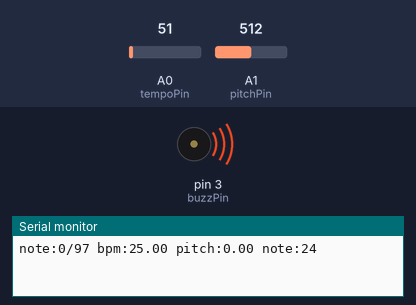
Simulated run of this sketch. Board: Arduino Uno, built with avr-gcc and run on an emulated ATmega328P. Shown: buzzer (waves = sounding), the last lines printed to the serial monitor. The test bench sets the inputs (shaded band); at power-on: A0 (tempoPin) = 51, A1 (pitchPin) = 512.

Above: at 0.1 s.
At 39.52 s:
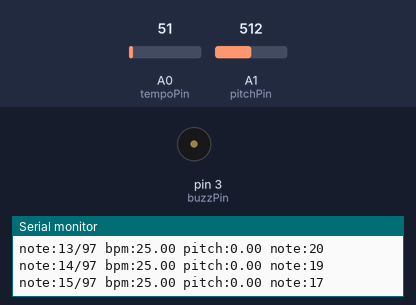
Timing chart, 0 to 40.0 s (numbered marks = the images above):
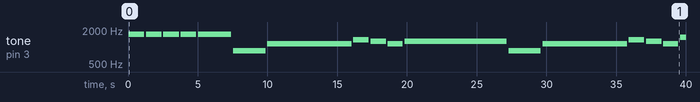

The sketch:

embedded_aoe_theme_song.ino
```cpp
double f1o2 = 1.0/2.0;
double f1o3 = 1.0/3.0;
double f1o4 = 1.0/4.0;
double f1o8 = 1.0/8.0;
double f1o16 = 1.0/16.0;
double f1o32 = 1.0/32.0;
double f1o64 = 1.0/64.0;

double song[][2] = {
  {24, f1o8},  // first
  {24, f1o8},
  {24, f1o8},
  {24, f1o8},
  {24, f1o4},
  {12, f1o4},
  {17, f1o2 + f1o8},
  {20, f1o8},
  {19, f1o8},
  {17, f1o8},
  {19, 3.0*f1o4},
  {12, f1o4},
  {17, f1o2 + f1o8},
  {20, f1o8},
  {19, f1o8},
  {17, f1o8},
  {22, f1o4 * 3.0},
  {12, f1o4},
  {17, f1o8 + f1o2},  // second
  {20, f1o8},
  {19, f1o8},
  {17, f1o8},
  {19, 1.0},
  {19, f1o8 + f1o2},
  {20, f1o8},
  {19, f1o8},
  {15, f1o8},
  {17, 1.0},
  {22, f1o4},
  {21, f1o4 * f1o3},
  {22, f1o4 * f1o3},
  {24, f1o4 * f1o3},
  {25, f1o4},
  {24, f1o4},
  {22, f1o4},
  {18, f1o4},
  {17, f1o4},
  {10, f1o4},
  {22, f1o4 * f1o3 * 2.0},   // third
  {22, f1o4 * f1o3},
  {24, f1o4 * f1o3},
  {25, f1o4 * f1o3},
  {27, f1o4},
  {25, f1o8 + f1o16},
  {24, f1o32},
  {25, f1o32},
  {24, f1o4},
  {21, f1o4},
  {22, f1o2},
  {22, f1o4 * f1o3},
  {17, f1o4 * f1o3},
  {17, f1o4 * f1o3},
  {17, f1o4 * f1o3 * 2.0},
  {20, f1o4 * f1o3},
  {24, f1o4 * f1o3},
  {25, f1o4 * f1o3},
  {24, f1o4 * f1o3},
  {22, f1o4 * f1o3 * 2.0},
  {18, f1o4 * f1o3},
  {17, f1o4},
  {18, f1o4},
  {17, f1o4},
  {10, f1o4},
  {22, f1o4 * f1o3 * 2.0},  // fourth
  {22, f1o4 * f1o3},
  {24, f1o4 * f1o3},
  {25, f1o4 * f1o3},
  {27, f1o4},
  {25, f1o8 + f1o16},
  {24, f1o32},
  {25, f1o32},
  {24, f1o4},
  {21, f1o4},
  {22, f1o4},
  {19, f1o4},
  {24, f1o2 + f1o8},
  {27, f1o8},
  {26, f1o8},
  {24, f1o8},
  {26, f1o4 * 3.0},
  {19, f1o4},
  {24, f1o2 + f1o8},
  {27, f1o8},
  {26, f1o8},
  {24, f1o8},
  {29, f1o4 * 3.0},  // fifth
  {19, f1o4},
  {24, f1o2 + f1o8},
  {27, f1o8},
  {26, f1o8},
  {24, f1o8},
  {26, 1.0},
  {26, f1o4 + f1o8},
  {27, f1o8},
  {26, f1o8},
  {22, f1o8},
  {24, 1.0}
};

int tempoPin = 0;
int pitchPin = 1;
int buzzPin = 3;

int minTempo = 10;
int maxTempo = 320;

int minPitch = -12;
int maxPitch = 12;

void setup(){
  Serial.begin(9600);
  pinMode(buzzPin, OUTPUT);
}

void loop(){

  int size = sizeof(song)/sizeof(double[2]);
  for(int i = 0; i < size; i++){

    double bpm = map(analogRead(tempoPin), 0, 1024, minTempo, maxTempo);
    double pitch = map(analogRead(pitchPin), 0, 1024, minPitch, maxPitch);

    int note = (int) song[i][0];
    double fraction = song[i][1];
    int duration = tempoNote(fraction, bpm);

    Serial.print("note:");
    Serial.print(i);
    Serial.print("/");
    Serial.print(size);
    Serial.print(" bpm:");
    Serial.print(bpm);
    Serial.print(" pitch:");
    Serial.print(pitch);
    Serial.print(" note:");
    Serial.println(note);

    int silence = getLengthOfMeasure(bpm) * f1o64;
    playSound(freqOfNote(note, pitch), duration - silence);
    delay(silence);
  }

  Serial.println("finished");
}

int getLengthOfMeasure(int bpm){
  double measurePerMinute = (double) bpm / 4.0;
  double secondPerMeasure = 60.0 / measurePerMinute;
  return (int) (secondPerMeasure * 1000.0);
}

int tempoNote(double fractionOfMeasure, int bpm){
  return fractionOfMeasure * (double) getLengthOfMeasure(bpm);
}

void playSound(int freqHZ, int durationMS){
  // from Hz (seconds) to microseconds period
  double period = (1.0 / (double) freqHZ) * 1000000.0;
  double halfPeriod = period / 2.0;
  for(double i = 0.0; i < (double) durationMS * 1000.0; i += period){
     digitalWrite(buzzPin, HIGH);
     delayMicroseconds((int) halfPeriod);
     digitalWrite(buzzPin, LOW);
     delayMicroseconds((int) halfPeriod);
  }
}

/*
 keyNote from -48 to 48
*/
int freqOfNote(int keyNote, int pitch){
  double scaledNote = (double) (keyNote + pitch) / 12.0;
  double power2 = pow(2.0, scaledNote);
  double freq = power2 * 440.0;
  return (int) freq;
}
```

Measured:
- by itself, tone on pin 3 (buzzPin): plays 1675 Hz for 1.1 s, 1675 Hz for 1.1 s, 1675 Hz for 1.1 s, 1675 Hz for 1.1 s, 1675 Hz for 2.4 s, 855 Hz for 2.3 s … (17 notes in this stretch)
